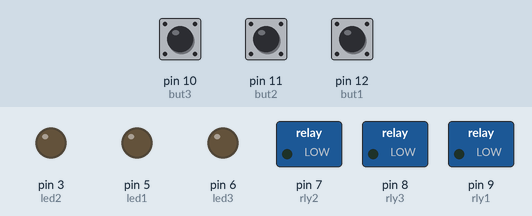
Recording of a sketch running on a simulated Arduino Uno, built with avr-gcc and run on an emulated ATmega328P. On the bench: switched loads named in the sketch (green lamp = pin HIGH), output pins drawn as LEDs (lit = HIGH). The test bench sets the inputs (shaded band); at power-on: pin 10 (but3) HIGH, pin 12 (but1) HIGH, pin 11 (but2) HIGH.

Above: at 2.2 s.
2.3 s: pin 10 (but3) pulled LOW for 0.15 s
At 5.0 s:
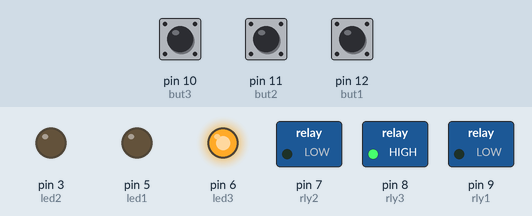
5.3 s: pin 12 (but1) pulled LOW for 0.15 s
At 8.1 s:
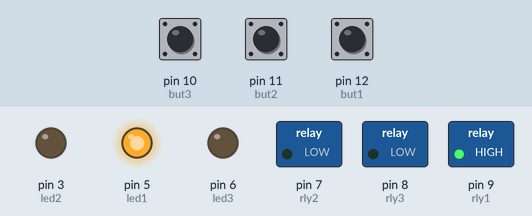
8.3 s: pin 10 (but3) pulled LOW for 1 s
At 8.48 s:
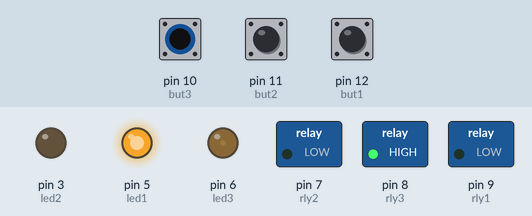
11.3 s: pin 12 (but1) pulled LOW for 1 s
At 11.51 s:
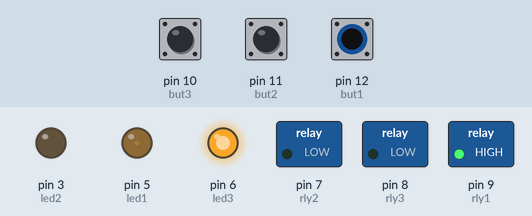
15.3 s: pin 10 (but3) pulled LOW for 0.15 s
At 15.46 s:
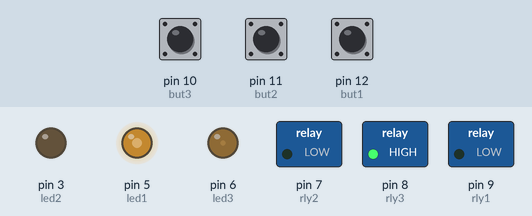
18.3 s: pin 12 (but1) pulled LOW for 0.15 s
At 19.05 s:
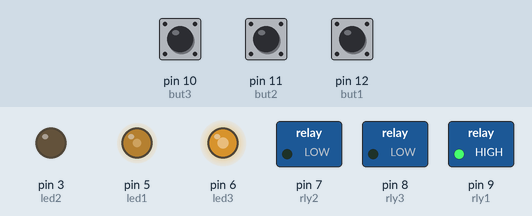
Timing chart, 0 to 24.3 s (numbered marks = the images above; inputs shaded):
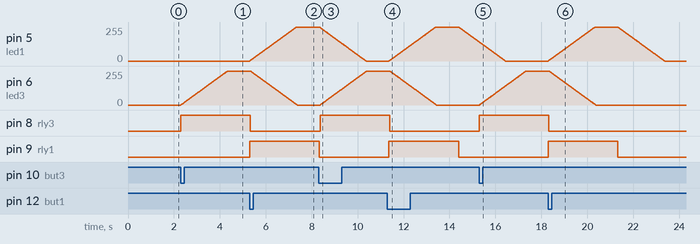

The sketch:

V1.0.ino
```cpp
int but1 = 12;
int but2 = 11;
int but3 = 10;
int led1 = 5;
int led2 = 3;
int led3 = 6;
int rly1 = 9;
int rly2 = 7;
int rly3 = 8;

#define minTimeRly1 1000 //The minimum number of ms that the relay for channel 1 stays on and off. (to prevent turning on
// and off like 10 times a second, which is bad for the electronics that are connected. For example, the clock may have a smaller min time than a monitor.)
#define minTimeRly2 30000
#define minTimeRly3 1000
#define fadeSpeed 30 //in percent
#define targetBrightness 255 //The brigness of leds when on. a number from 0-255. 0 is off, 255 is full on.
#define offBrightness 0 //The brigness of leds when off. a number from 0-255. 0 is off, 255 is full on.


enum stateEnum {
  on,
  turningOn,
  off,
  turningOff
};

class LEDcontroller {
  public:
    int selectedLED;
    stateEnum state;
    unsigned long long int lastOnTime;
    unsigned long long int lastOffTime;
    unsigned long long int lastIncreaseTime;
    unsigned long long int lastDecreaseTime;
    int brightness;


    LEDcontroller(int ledNum) {
      switch(ledNum) {
        case 1:
          selectedLED = led1;
          break;
        case 2:
          selectedLED = led2;
          break;
        case 3:
          selectedLED = led3;
          break;
      }

      digitalWrite(selectedLED, LOW);
      brightness = offBrightness;
      state = off;
      lastOffTime = millis();
    }

    void applyBrightness() {
      analogWrite(selectedLED, brightness);
    }

    void increaseBrightness() {
      //imcrease brightness
      brightness += 1;
    }

    void decreaseBrightness() {
      brightness -= 1;
    }
};


LEDcontroller LED1(1);
LEDcontroller LED2(2);
LEDcontroller LED3(3);
int fadeInterval;

void setup() {
  Serial.begin(9600);
  pinMode(but1, INPUT_PULLUP); //channel 1 button
  pinMode(but2, INPUT_PULLUP); //channel 2 button
  pinMode(but3, INPUT_PULLUP); //channel 3 button

  pinMode(led1, OUTPUT); //channel 1 LED
  pinMode(led2, OUTPUT); //channel 2 LED
  pinMode(led3, OUTPUT); //channel 3 LED

  pinMode(rly1, OUTPUT); //cahnnel 1 out
  pinMode(rly2, OUTPUT);; //channel 2 out
  pinMode(rly3, OUTPUT); //channel 3 out

  fadeInterval = map(fadeSpeed, 0, 100, 10, 0);

  delay(1000); //prevents premature execution of loop()
}

void loop() {

//Turn on led1 and rly1 when but1 is pressed.
  LED1.applyBrightness();
  if ((LED1.state == off) && (digitalRead(but1) == LOW) && ((millis() - LED1.lastOffTime) > minTimeRly1)) {
    //if the led was off more more than 1s and you press the button...
    //This is essentially the criteria that decides we now process to fading on the button.

    digitalWrite(rly1, HIGH); //turn on relay now (before led fully turns on)
    //keep track of parameters.
    LED1.state = turningOn;
  }

  if (LED1.state == turningOn){
    //increase brightness at a given interval until we are at our decided brightness level

    if ((LED1.brightness < targetBrightness) && ((millis() - LED1.lastIncreaseTime) > fadeInterval)){
      LED1.increaseBrightness();
      LED1.lastIncreaseTime = millis();
    }

    else if (LED1.brightness == targetBrightness) {
      //Once at full brightness
      LED1.state = on;
      LED1.lastOnTime = millis();
    }
  }

  if ((LED1.state == on) && (digitalRead(but1) == HIGH) && ((millis() - LED1.lastOnTime) > minTimeRly1)) {
    //if the led was on more more than 1s and you press the button...
    //This is essentially the criteria that decides we now process to fading off the button.

    digitalWrite(rly1, LOW); //turn off relay now (before led fully turns off)
    //keep track of parameters.
    LED1.state = turningOff;
  }

  if (LED1.state == turningOff){
    //increase brightness at a given interval until we are at our decided brightness level

    if ((LED1.brightness > offBrightness) && ((millis() - LED1.lastDecreaseTime) > fadeInterval)){
      LED1.decreaseBrightness();
      LED1.lastDecreaseTime = millis();
    }

    else if (LED1.brightness == offBrightness) {
      //Once at full brightness
      LED1.state = off;
      LED1.lastOffTime = millis();
    }
  }

//Turn on led2 and rly2 when but2 is pressed.
  LED2.applyBrightness();
  if ((LED2.state == off) && (digitalRead(but2) == LOW) && ((millis() - LED2.lastOffTime) > minTimeRly2)) {
    //if the led was off more more than 1s and you press the button...
    //This is essentially the criteria that decides we now process to fading on the button.

    digitalWrite(rly2, HIGH); //turn on relay now (before led fully turns on)
    //keep track of parameters.
    LED2.state = turningOn;
  }

  if (LED2.state == turningOn){
    //increase brightness at a given interval until we are at our decided brightness level

    if ((LED2.brightness < targetBrightness) && ((millis() - LED2.lastIncreaseTime) > fadeInterval)){
      LED2.increaseBrightness();
      LED2.lastIncreaseTime = millis();
    }

    else if (LED2.brightness == targetBrightness) {
      //Once at full brightness
      LED2.state = on;
      LED2.lastOnTime = millis();
    }
  }

  if ((LED2.state == on) && (digitalRead(but2) == HIGH) && ((millis() - LED2.lastOnTime) > minTimeRly2)) {
    //if the led was on more more than 1s and you press the button...
    //This is essentially the criteria that decides we now process to fading off the button.

    digitalWrite(rly2, LOW); //turn off relay now (before led fully turns off)
    //keep track of parameters.
    LED2.state = turningOff;
  }

  if (LED2.state == turningOff){
    //increase brightness at a given interval until we are at our decided brightness level

    if ((LED2.brightness > offBrightness) && ((millis() - LED2.lastDecreaseTime) > fadeInterval)){
      LED2.decreaseBrightness();
      LED2.lastDecreaseTime = millis();
    }

    else if (LED2.brightness == offBrightness) {
      //Once at full brightness
      LED2.state = off;
      LED2.lastOffTime = millis();
    }
  }

//Turn on led3 and rly3 when but3 is pressed.
  LED3.applyBrightness();
  if ((LED3.state == off) && (digitalRead(but3) == LOW) && ((millis() - LED3.lastOffTime) > minTimeRly3)) {
    //if the led was off more more than 1s and you press the button...
    //This is essentially the criteria that decides we now process to fading on the button.

    digitalWrite(rly3, HIGH); //turn on relay now (before led fully turns on)
    //keep track of parameters.
    LED3.state = turningOn;
  }

  if (LED3.state == turningOn){
    //increase brightness at a given interval until we are at our decided brightness level

    if ((LED3.brightness < targetBrightness) && ((millis() - LED3.lastIncreaseTime) > fadeInterval)){
      LED3.increaseBrightness();
      LED3.lastIncreaseTime = millis();
    }

    else if (LED3.brightness == targetBrightness) {
      //Once at full brightness
      LED3.state = on;
      LED3.lastOnTime = millis();
    }
  }

  if ((LED3.state == on) && (digitalRead(but3) == HIGH) && ((millis() - LED3.lastOnTime) > minTimeRly3)) {
    //if the led was on more more than 1s and you press the button...
    //This is essentially the criteria that decides we now process to fading off the button.

    digitalWrite(rly3, LOW); //turn off relay now (before led fully turns off)
    //keep track of parameters.
    LED3.state = turningOff;
  }

  if (LED3.state == turningOff){
    //increase brightness at a given interval until we are at our decided brightness level

    if ((LED3.brightness > offBrightness) && ((millis() - LED3.lastDecreaseTime) > fadeInterval)){
      LED3.decreaseBrightness();
      LED3.lastDecreaseTime = millis();
    }

    else if (LED3.brightness == offBrightness) {
      //Once at full brightness
      LED3.state = off;
      LED3.lastOffTime = millis();
    }
  }


}
```

Measured:
- after the input at 2.3 s, pin 6 (led3): moves from 0/255 to 255/255 over 2.0 s, starting at once; pin 8 (rly3): LOW → HIGH at once
- after the input at 5.3 s, pin 5 (led1): moves from 0/255 to 255/255 over 2.0 s, starting at once; pin 9 (rly1): LOW → HIGH at once
- after the input at 8.3 s, pin 6 (led3): moves from 0/255 to 255/255 over 2.0 s, starting after 0.07 s; pin 8 (rly3): LOW → HIGH after 0.07 s
- after the input at 11.3 s, pin 5 (led1): rises from 0/255 to 255/255 in 2.0 s, then falls to 142/255 in 1.9 s; pin 9 (rly1): LOW → HIGH after 0.07 s, → LOW 3.0 s later
- after the input at 15.3 s, pin 6 (led3): moves from 0/255 to 255/255 over 2.0 s, starting at once; pin 8 (rly3): LOW → HIGH at once
- after the input at 18.3 s, pin 5 (led1): rises from 0/255 to 255/255 in 2.0 s, then falls to 0/255 in 3.0 s; pin 9 (rly1): LOW → HIGH at once, → LOW 3.0 s later
